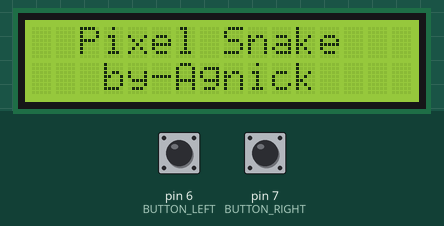
Simulated run of this sketch. Board: Arduino Uno, built with avr-gcc and run on an emulated ATmega328P. Parts: 16×2 character LCD. Inputs (shaded band) come from the test bench; at power-on: pin 6 (BUTTON_LEFT) LOW, pin 7 (BUTTON_RIGHT) LOW. Random numbers use the default seed unless the sketch sets one.

Above: at 1.3 s.
1.4 s: pin 6 (BUTTON_LEFT) pulled HIGH for 0.15 s
At 2.9 s:
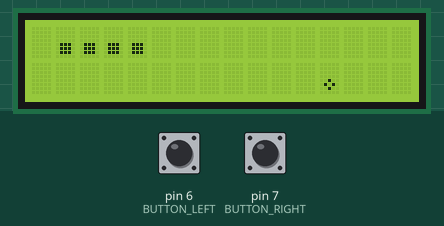
4.5 s: pin 7 (BUTTON_RIGHT) pulled HIGH for 0.15 s
At 6.1 s:
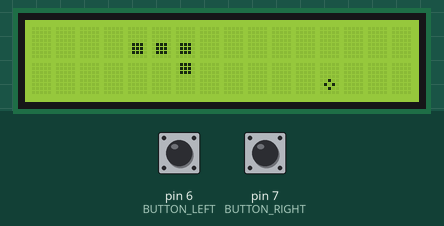
7.6 s: pin 7 (BUTTON_RIGHT) pulled HIGH for 1 s
At 9.2 s:
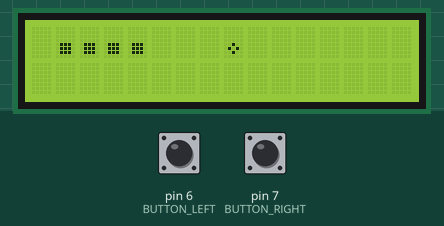
11.6 s: pin 7 (BUTTON_RIGHT) pulled HIGH for 0.15 s
At 13.3 s:
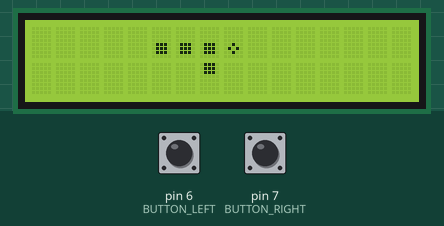
14.7 s: pin 7 (BUTTON_RIGHT) pulled HIGH for 3.2 s
At 16.1 s:
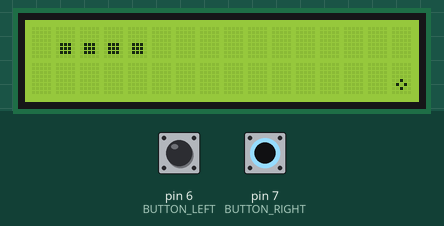
19.4 s: pin 6 (BUTTON_LEFT) pulled HIGH for 1 s
At 21.6 s:
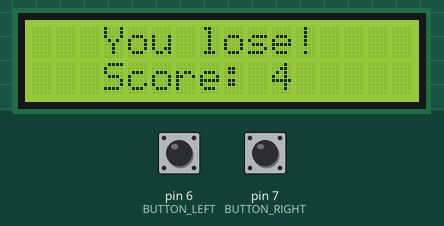
Timing chart, 0 to 23.1 s (numbered marks = the images above; inputs shaded):
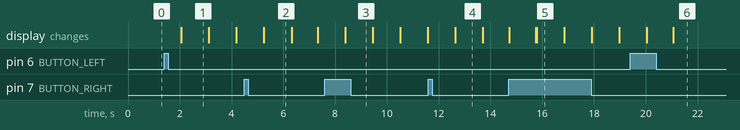

The sketch:

PixelSnake.ino
```cpp
#include <LiquidCrystal_I2C.h>
#include <stdlib.h>
#include <limits.h>

#define GRAPHIC_WIDTH 16
#define GRAPHIC_HEIGHT 4
#define DEBOUNCE_DURATION 20
#define BUTTON_LEFT 6  // LEFT BUTTON
#define BUTTON_RIGHT 7 // RIGHT BUTTON

enum DisplayItem {
    GRAPHIC_ITEM_NONE,
    GRAPHIC_ITEM_A,
    GRAPHIC_ITEM_B,
    GRAPHIC_ITEM_NUM
};

LiquidCrystal_I2C lcd(0x27, 16, 2);

byte block[3] = {
    B01110,
    B01110,
    B01110,
};

byte apple[3] = {
    B00100,
    B01010,
    B00100,
};

unsigned long debounceCounterButtonLeft = 0;
unsigned long debounceCounterButtonRight = 0;

struct Pos {
    uint8_t x = 0, y = 0;
};

struct Pos snakePosHistory[GRAPHIC_HEIGHT * GRAPHIC_WIDTH]; // first element is the head
size_t snakeLength = 0;

enum { SNAKE_LEFT, SNAKE_UP, SNAKE_RIGHT, SNAKE_DOWN } snakeDirection;

struct Pos applePos;

unsigned long lastGameUpdateTick = 0;
unsigned long gameUpdateInterval = 1000;
bool thisFrameControlUpdated = false;

enum { GAME_MENU, GAME_PLAY, GAME_LOSE, GAME_WIN } gameState;

uint8_t graphicRam[GRAPHIC_WIDTH * 2 / 8][GRAPHIC_HEIGHT];

// ---------------- Debounce Functions ----------------

bool debounce_activate(unsigned long* debounceStart) {
    if (*debounceStart == 0) {
        *debounceStart = millis();
    } else if (millis() - *debounceStart > DEBOUNCE_DURATION) {
        return true;
    }
    return false;
}

bool debounce_activate_edge(unsigned long* debounceStart) {
    if (*debounceStart == ULONG_MAX) {
        return false;
    } else if (*debounceStart == 0) {
        *debounceStart = millis();
    } else if (millis() - *debounceStart > DEBOUNCE_DURATION) {
        *debounceStart = ULONG_MAX;
        return true;
    }
    return false;
}

void debounce_deactivate(unsigned long* debounceStart) {
    *debounceStart = 0;
}

// ---------------- Graphics Functions ----------------

void graphic_generate_characters() {
    /*
    space: 0 0
    0: 0 A
    1: 0 B
    2: A 0
    3: A A
    4: A B
    5: B 0
    6: B A
    7: B B
    */
    for (size_t i = 0; i < 8; i++) {
        byte glyph[8];
        int upperIcon = (i + 1) / 3;
        int lowerIcon = (i + 1) % 3;
        memset(glyph, 0, sizeof(glyph));

        if (upperIcon == 1) memcpy(&glyph[0], &block[0], 3);
        else if (upperIcon == 2) memcpy(&glyph[0], &apple[0], 3);

        if (lowerIcon == 1) memcpy(&glyph[4], &block[0], 3);
        else if (lowerIcon == 2) memcpy(&glyph[4], &apple[0], 3);

        lcd.createChar(i, glyph);
    }
    delay(1); // Wait for CGRAM to be written
}

void graphic_clear() {
    memset(graphicRam, 0, sizeof(graphicRam));
}

void graphic_add_item(uint8_t x, uint8_t y, enum DisplayItem item) {
    graphicRam[x / (8 / 2)][y] |= (uint8_t)item * (1 << ((x % (8 / 2)) * 2));
}

void graphic_flush() {
    lcd.clear();
    for (size_t x = 0; x < 16; x++) {
        for (size_t y = 0; y < 2; y++) {
            enum DisplayItem upperItem =
                (DisplayItem)((graphicRam[x / (8 / 2)][y * 2] >> ((x % (8 / 2)) * 2)) & 0x3);
            enum DisplayItem lowerItem =
                (DisplayItem)((graphicRam[x / (8 / 2)][y * 2 + 1] >> ((x % (8 / 2)) * 2)) & 0x3);

            if (upperItem >= GRAPHIC_ITEM_NUM) upperItem = GRAPHIC_ITEM_B;
            if (lowerItem >= GRAPHIC_ITEM_NUM) lowerItem = GRAPHIC_ITEM_B;

            lcd.setCursor(x, y);
            if (upperItem == 0 && lowerItem == 0) {
                lcd.write(' ');
            } else {
                lcd.write(byte((uint8_t)upperItem * 3 + (uint8_t)lowerItem - 1));
            }
        }
    }
}

// ---------------- Game Logic ----------------

void game_new_apple_pos() {
    bool validApple = true;
    do {
        applePos.x = rand() % GRAPHIC_WIDTH;
        applePos.y = rand() % GRAPHIC_HEIGHT;
        validApple = true;

        for (size_t i = 0; i < snakeLength; i++) {
            if (applePos.x == snakePosHistory[i].x && applePos.y == snakePosHistory[i].y) {
                validApple = false;
                break;
            }
        }
    } while (!validApple);
}

void game_init() {
    srand(micros());
    gameUpdateInterval = 1000;
    gameState = GAME_PLAY;

    snakePosHistory[0].x = 3; snakePosHistory[0].y = 1;
    snakePosHistory[1].x = 2; snakePosHistory[1].y = 1;
    snakePosHistory[2].x = 1; snakePosHistory[2].y = 1;
    snakePosHistory[3].x = 0; snakePosHistory[3].y = 1;

    snakeLength = 4;
    snakeDirection = SNAKE_RIGHT;
    game_new_apple_pos();
    thisFrameControlUpdated = false;
}

void game_calculate_logic() {
    if (gameState != GAME_PLAY) return;

    // Move tail
    for (size_t i = snakeLength; i >= 1; i--) {
        snakePosHistory[i] = snakePosHistory[i - 1];
    }

    // Move head
    snakePosHistory[0] = snakePosHistory[1];
    switch (snakeDirection) {
        case SNAKE_LEFT:  snakePosHistory[0].x--; break;
        case SNAKE_UP:    snakePosHistory[0].y--; break;
        case SNAKE_RIGHT: snakePosHistory[0].x++; break;
        case SNAKE_DOWN:  snakePosHistory[0].y++; break;
    }

    // Wall collision
    if (snakePosHistory[0].x < 0 || snakePosHistory[0].x >= GRAPHIC_WIDTH ||
        snakePosHistory[0].y < 0 || snakePosHistory[0].y >= GRAPHIC_HEIGHT) {
        gameState = GAME_LOSE;
        return;
    }

    // Self collision
    for (size_t i = 1; i < snakeLength; i++) {
        if (snakePosHistory[0].x == snakePosHistory[i].x &&
            snakePosHistory[0].y == snakePosHistory[i].y) {
            gameState = GAME_LOSE;
            return;
        }
    }

    // Apple eaten
    if (snakePosHistory[0].x == applePos.x && snakePosHistory[0].y == applePos.y) {
        snakeLength++ ;
        gameUpdateInterval = gameUpdateInterval * 9 / 10;
        if (snakeLength >= sizeof(snakePosHistory) / sizeof(*snakePosHistory)) {
            gameState = GAME_WIN;
        } else {
            game_new_apple_pos();
        }
    }
}

void game_calculate_display() {
    graphic_clear();
    switch (gameState) {
        case GAME_LOSE:
            lcd.clear();
            lcd.setCursor(3, 0);
            lcd.print("You lose!");
            lcd.setCursor(3, 1);
            lcd.print("Score: ");
            lcd.setCursor(10, 1);
            lcd.print(snakeLength);
            break;

        case GAME_WIN:
            lcd.clear();
            lcd.setCursor(0, 0);
            lcd.print("You won,Congratz!");
            lcd.setCursor(3, 1);
            lcd.print("Score: ");
            lcd.setCursor(10, 1);
            lcd.print(snakeLength);
            break;

        case GAME_PLAY:
            for (size_t i = 0; i < snakeLength; i++) {
                graphic_add_item(snakePosHistory[i].x, snakePosHistory[i].y, GRAPHIC_ITEM_A);
            }
            graphic_add_item(applePos.x, applePos.y, GRAPHIC_ITEM_B);
            graphic_flush();
            break;

        case GAME_MENU:
            // Do nothing
            break;
    }
}

// ---------------- Setup & Loop ----------------

void setup() {
    lcd.init();
    lcd.backlight();
    lcd.setCursor(2, 0);
    lcd.print("Pixel Snake");
    lcd.setCursor(3, 1);
    lcd.print("by-Agnick");

    pinMode(BUTTON_LEFT, INPUT);
    pinMode(BUTTON_RIGHT, INPUT);

    graphic_generate_characters();
    gameState = GAME_MENU;
}

void loop() {
    // LEFT button
    if (digitalRead(BUTTON_LEFT) == HIGH) {
        if (debounce_activate_edge(&debounceCounterButtonLeft) && !thisFrameControlUpdated) {
            switch (gameState) {
                case GAME_PLAY:
                    switch (snakeDirection) {
                        case SNAKE_LEFT:  snakeDirection = SNAKE_DOWN;  break;
                        case SNAKE_UP:    snakeDirection = SNAKE_LEFT;  break;
                        case SNAKE_RIGHT: snakeDirection = SNAKE_UP;    break;
                        case SNAKE_DOWN:  snakeDirection = SNAKE_RIGHT; break;
                    }
                    thisFrameControlUpdated = true;
                    break;

                case GAME_MENU:
                    game_init();
                    break;
            }
        }
    } else {
        debounce_deactivate(&debounceCounterButtonLeft);
    }

    // RIGHT button
    if (digitalRead(BUTTON_RIGHT) == HIGH) {
        if (debounce_activate_edge(&debounceCounterButtonRight) && !thisFrameControlUpdated) {
            switch (gameState) {
                case GAME_PLAY:  // Normal turn right
                    switch (snakeDirection) {
                        case SNAKE_LEFT:  snakeDirection = SNAKE_UP;    break;
                        case SNAKE_UP:    snakeDirection = SNAKE_RIGHT; break;
                        case SNAKE_RIGHT: snakeDirection = SNAKE_DOWN;  break;
                        case SNAKE_DOWN:  snakeDirection = SNAKE_LEFT;  break;
                    }
                    thisFrameControlUpdated = true;
                    break;

                case GAME_MENU: // Start game
                case GAME_LOSE: // Restart after losing
                case GAME_WIN:  // Restart after winning
                    game_init();
                    break;
            }
        }
    } else {
        debounce_deactivate(&debounceCounterButtonRight);
    }

    if (millis() - lastGameUpdateTick > gameUpdateInterval) {
        game_calculate_logic();
        game_calculate_display();
        lastGameUpdateTick = millis();
        thisFrameControlUpdated = false;
    }
}
```

Measured:
- after the input at 1.4 s, the display: changes after 0.66 s (image 1)
- after the input at 7.6 s, the display: changes after 0.80 s (image 3)
- what the display in image 1 shows lasts 1.0 s, from 2.1 s to 3.1 s
